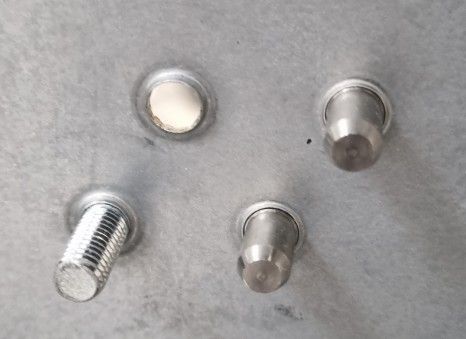
#> input picture app/src/main/assets/chassis_images/screws_test.jpg, 466 x 339 px
$ python -i variation_test_study.py   (imports and definitions only)
#> lines starting #> are read from the running program, lines starting #| are printed output that depends on the picture; after the words box and inside, x2 and y2 are one past the last pixel; in counts of white or black regions, pixels touching at a corner belong together
#> further down, picture is the input picture: shape (339, 466, 3); mean B, G, R 158.3, 158.7, 161.2
### python/hybrid_v2_study.py
"""
Where Hybrid v2/v3/v4 came from.

The shipped edge stage over-detects badly on two of the bundled photographs and is exactly
right on four others. Calibration counts were supplied for six assets:

    defected.jpg 4   head1.jpg 4   reference.jpg 4
    screws.jpg   5   stud1.jpg 4   zero.jpg      3

Measured against those, the shipped stack scores L1 = 49 — and all 49 of it is two images:

    defected 4  head1 9  reference 4  screws 5  stud1 48  zero 3

head1.jpg and stud1.jpg are the only two at the full 1280px working resolution, and they are
the two the adaptive bilateral step hands d=1 to. That step buckets Laplacian variance and
gives *less* smoothing to *lower* variance, so on a clean, sharply-focused, high-resolution
photograph it removes almost nothing and machining texture survives into the contour stage.
The adaptive step was firing backwards on precisely the images that needed it.

WHY THE GEOMETRY FILTER IS NOT TUNED HERE
-----------------------------------------
Only the edge stage moves. findFeatureBoxes is the scorer every method in EdgeMethodLab is
judged by, so tuning it would move the goalposts for all twelve at once and make the Edge Lab
comparison meaningless. A variant is a different edge map, nothing else.

WHAT "BETTER" MEANS
-------------------
Hitting six numbers is easy and proves little, so a candidate has to survive four tests:

  1. targets       L1 against the six calibration counts.
  2. photo drift   the same L1 under brightness, gamma, noise and JPEG variation. A config
                   that only works on these exact files is a coincidence.
  3. param drift   the same L1 after nudging each parameter one step. Low drift means the
                   config sits on a plateau, so it is a setting rather than a lucky point.
  4. stability     detector_ab_study's metric: disagreement between photographs the alignment
                   gate treats as interchangeable. This is what actually causes a false FAIL,
                   and it is measured over all bundled assets rather than the six.

Guards: total detections across all assets is reported alongside, because a method that
collapses detection to nothing scores wonderfully on six small targets and destroys the app;
and any config that drives an asset to zero detections is rejected outright.

RESULT
------
Eight configurations hit all six targets exactly. The three kept differ in mechanism, not
just in parameter value, and every one of them beats the shipped stack on stability:

  v2  bilateral 9,  Otsu x1.1, low 0.4     photo drift 0 - never moves off the counts
  v3  bilateral 5, gauss 7, Otsu x1.2      best combined rank; stability 0.18; cheapest
  v4  bilateral 7, L2 gradient, 3/9 morph  best stability of anything tested (0.13)
  v5  v3 + adaptiveThreshold mask          stability 0.16, least fragile per nudge, ~2x cost
  v6  bilateral 5, Otsu x1.1, L2, 5/9      best against real ground truth: 20/26 exact

GROUND TRUTH
------------
Round 4 replaced the six calibration counts with a count for every asset, made by eye from
contact sheets (see detection_ground_truth.py, and the three findings in its docstring).
Scored against all 26 reference-distance photographs, the ranking the proxies produced was
wrong in one important way: v4 was far ahead of v2, v3 and v5 all along.

                         desktop OpenCV 4.13         on-device OpenCV 4.14
                      exact  misses  extras         exact  misses  extras
    shipped            9/26      0     254          9/26      0     260
    v2                12/26      5      32         12/26      5      29
    v3                12/26      3      33         14/26      3      25
    v4                16/26      3      15         13/26      4      18
    v5                12/26      4      33         11/26      4      29
    v6                20/26      3      13         18/26      3      18

The on-device column was scraped from the Edge Lab running on an emulator (the app's OpenCV
is 4.14; the study runs 4.13 from pip). The two disagree by a count or two on several images —
the build gap is real — but the ordering survives it: v6 is the most accurate on both, and the
shipped stack never misses a fastener on either, it buries them.

v6 came from a 4,032-configuration search ranked on 2 x misses + extras, held to the six
supplied targets and forbidden from driving any image to zero detections. It beats v4 on 14 of
20 random half-splits of the set, so it is not a search artefact, and it is EXACT ON ALL
FOURTEEN STUD AND SCREW PHOTOGRAPHS. It pays for that with a narrower parameter plateau
(drift 17 against v4's 9) and worse group stability (0.18 against 0.13): v4 remains the pick
if agreement between interchangeable photographs matters more than absolute accuracy.

Three discriminators were added to that search and all three were inert or harmful — none
appears in any top-ranked configuration:
  * a connected-component solidity filter (area / convex hull area), meant to reject grime
    blobs that are not compact;
  * a morphological OPEN after the close, meant to remove thin fragments;
  * Canny bounds from a percentile of the Sobel gradient magnitude instead of Otsu on the
    intensity histogram.
The adaptive-threshold mask (v5) is also inert against ground truth; its earlier advantage
was on the proxies only.

The three misses no configuration recovers are all low-contrast heads barely darker than the
plate (head3.jpg x2, one.jpg x1). They are a limit of a global threshold, not a tuning gap.

ADAPTIVE THRESHOLDING
---------------------
Round 3 asked whether adaptive thresholding helps, in both senses of the phrase. Two answers,
and they point opposite ways:

  * Deriving Canny's bounds adaptively - Triangle, median- or mean-anchored auto-Canny, or
    Otsu computed per tile instead of globally - is WORSE. Tiled Otsu can reach photo drift 0,
    but every locally-adaptive derivation tried costs group stability badly (0.48-0.57 against
    v3's 0.18), because a threshold that tracks local content makes the count depend on what
    else is in the frame. That is exactly the disagreement between interchangeable photographs
    that causes a false FAIL. Triangle, median and mean also drive assets to zero detections.
  * cv2.adaptiveThreshold as a MASK over the Canny map is BETTER. It is a poor edge detector
    alone (199 candidates on stud1.jpg where the shipped stack finds 42), but as a mask it
    removes texture speckle without touching outlines. It improved every variant it was
    applied to on at least two of the three robustness tests. v5 is the best of those.

Round 1 searched 720 configurations over the preprocessing and threshold scale only, and found
8 exact. Round 2 added Canny's low/high ratio and the morphology kernels: 149 exact, and every
good one sits at low_ratio=0.4 rather than production's 0.5. The round-1 picks are kept in
ALSO_RAN so the improvement can be read rather than taken on trust.

Pinning the bilateral diameter also makes these cheaper than the stack they replace, because
choosing d adaptively costs a full-image CV_64F Laplacian probe on every photograph.

Run:  python python/hybrid_v2_study.py
Note: desktop OpenCV (4.13 from pip) against the app's 4.14.0 Android build, and desktop timings are not device
timings. The primitives used are stable across that gap; treat small numeric differences as
noise. This module reuses detector_ab_study's port of the Java detector rather than making a
second copy of it — the BASE config below is asserted to reproduce it on every asset.
"""

import itertools
import time

import cv2
import numpy as np

import detector_ab_study as D
import detection_ground_truth as GTRUTH

TARGETS = {"defected.jpg": 4, "head1.jpg": 4, "reference.jpg": 4,
           "screws.jpg": 5, "stud1.jpg": 4, "zero.jpg": 3}
NAMES = list(TARGETS)

# The shipped stack, expressed in the parameterisation below. Asserted equal to
# detector_ab_study.compute_edges() on every bundled asset by verify_base().
BASE = dict(glare="adaptive", glare_thresh=0.05, glare_k=75,
            clahe_clip=1.0, clahe_tiles=16,
            bilat="adaptive", bilat_sc=60, bilat_ss=20,
            median=5, gauss=5,
            high_scale=1.0, low_ratio=0.5, l2=False,
            dilate_k=5, close_k=7,
            # cv2.adaptiveThreshold used as a mask over the Canny map. mask_block <= 0 is off,
            # which is what the shipped stack and v2/v3/v4 use.
            mask_block=0, mask_c=2, mask_grow=5)

# The three ported to Java as EdgeMethodLab's Hybrid v2/v3/v4. Every one uses low_ratio=0.4:
# so does every other configuration that survived the wider search, which makes production's
# 0.5 the clearest single thing this study found wrong.
WINNERS = {
    "v2 bilat9 low0.4":     dict(bilat=9, median=5, gauss=5, high_scale=1.1, low_ratio=0.4,
                                 l2=False, dilate_k=5, close_k=7),
    "v3 gauss7 otsu1.2":    dict(bilat=5, median=5, gauss=7, high_scale=1.2, low_ratio=0.4,
                                 l2=False, dilate_k=5, close_k=7),
    "v4 L2 light-morph":    dict(bilat=7, median=5, gauss=5, high_scale=1.0, low_ratio=0.4,
                                 l2=True, dilate_k=3, close_k=9),
    "v5 v3 + adaptive mask": dict(bilat=5, median=5, gauss=7, high_scale=1.2, low_ratio=0.4,
                                  l2=False, dilate_k=5, close_k=7,
                                  mask_block=61, mask_c=2, mask_grow=5),
    "v6 L2 accuracy":       dict(bilat=5, median=5, gauss=5, high_scale=1.1, low_ratio=0.4,
                                 l2=True, dilate_k=5, close_k=9),
}
# The first-round picks, kept so the improvement is visible rather than asserted. All three
# are exact on the six targets too; they were beaten once low_ratio entered the search.
ALSO_RAN = {
    "(v2 round 1) bilat7 med9":  dict(bilat=7, median=9, gauss=5, high_scale=1.2, l2=False),
    "(v3 round 1) bilat9":       dict(bilat=9, median=5, gauss=5, high_scale=1.0, l2=False),
    "(v4 round 1) bilat5 L2":    dict(bilat=5, median=5, gauss=5, high_scale=1.0, l2=True),
}


def cfg(**kw):
    p = dict(BASE)
    p.update(kw)
    return p


# [51 lines left out: function edges_for, not called in this run]


_CACHE = {}


# [4 lines left out: function image, not called in this run]


def count(img, p):
    return len(D.find_feature_boxes(edges_for(img, p))[0])


def l1(p, images=None):
    images = images or {n: image(n) for n in NAMES}
    return sum(abs(count(images[n], p) - TARGETS[n]) for n in NAMES if images.get(n) is not None)


def assets():
    return sorted(p.name for p in D.ASSETS.glob("*")
                  if p.suffix.lower() in (".jpg", ".jpeg", ".png", ".webp", ".bmp"))


# ─────────────────────────────────────────────
# 0. Fidelity — the parameterisation must BE the shipped pipeline at BASE
# ─────────────────────────────────────────────
# [26 lines left out: functions verify_base, report_targets, not called in this run]


# ─────────────────────────────────────────────
# 2. Photographic variation
# ─────────────────────────────────────────────
def _bright(img, f):
    return np.clip(img.astype(np.float32) * f, 0, 255).astype(np.uint8)


def _gamma(img, g):
    lut = np.array([((i / 255.0) ** g) * 255 for i in range(256)], dtype=np.uint8)
    return cv2.LUT(img, lut)


def _noise(img, s):
    rng = np.random.default_rng(11)
    return np.clip(img.astype(np.float32) + rng.normal(0, s, img.shape), 0, 255).astype(np.uint8)


def _jpeg(img, q):
    _, buf = cv2.imencode(".jpg", img, [cv2.IMWRITE_JPEG_QUALITY, q])
    return cv2.imdecode(buf, cv2.IMREAD_COLOR)


VARIANTS = [
    ("dim -15%", lambda i: _bright(i, 0.85)),
    ("bright +15%", lambda i: _bright(i, 1.15)),
    ("gamma 0.9", lambda i: _gamma(i, 0.9)),
    ("gamma 1.1", lambda i: _gamma(i, 1.1)),
    ("noise s=3", lambda i: _noise(i, 3)),
    ("noise s=6", lambda i: _noise(i, 6)),
    ("jpeg q70", lambda i: _jpeg(i, 70)),
]


# [10 lines left out: function photo_drift, not called in this run]


# ─────────────────────────────────────────────
# 3. Parameter neighbourhood
# ─────────────────────────────────────────────
PERTURB = [
    ("bilat -2", lambda k: dict(k, bilat=max(1, k["bilat"] - 2))),
    ("bilat +2", lambda k: dict(k, bilat=k["bilat"] + 2)),
    ("median -2", lambda k: dict(k, median=max(3, k["median"] - 2))),
    ("median +2", lambda k: dict(k, median=k["median"] + 2)),
    ("gauss +2", lambda k: dict(k, gauss=k["gauss"] + 2)),
    ("otsu -0.1", lambda k: dict(k, high_scale=k["high_scale"] - 0.1)),
    ("otsu +0.1", lambda k: dict(k, high_scale=k["high_scale"] + 0.1)),
    ("low_ratio 0.4", lambda k: dict(k, low_ratio=0.4)),
    ("low_ratio 0.6", lambda k: dict(k, low_ratio=0.6)),
    ("clahe 0.5", lambda k: dict(k, clahe_clip=0.5)),
    ("dilate 3", lambda k: dict(k, dilate_k=3)),
    ("close 9", lambda k: dict(k, close_k=9)),
]


# [120 lines left out: functions param_drift, stability_and_cost, search, edge_cost, ground_truth, main, not called in this run]


# [2 lines that do not run on import are left out]

### python/variation_test_study.py
"""
Does an edge method carry a reference through lighting changes and catch a defect?

Mirrors the app end to end for one fixed edge method at a time, on a folder of test photos
named "<config> <variant>.jpg":

  1. Reference setup. The method's boxes on "<config> normal.jpg" are labelled the way an
     operator would: a box over a known feature (FEATURES below) gets its type, anything else
     is left unnamed and so excluded. The part's library is built from those crops alone, as
     ReferenceSetupFragment does (a new part's library starts empty).
  2. Inspection. Each other photo is run through the same method; every box is cropped from
     the full-resolution photo with the app's padding, embedded with the shipped DINOv2-S
     encoder, and classified against that library with the app's default thresholds (0.74
     similarity, 0.02 margin). Unknowns are skipped, as the verdict does.
  3. Verdict. PASS when every type's count matches the reference's, FAIL otherwise — the
     count half of ResultsFragment.verdictFor. The positional check is not modelled.

A lighting variant should PASS and "defected" should FAIL. Photos named only for an angle
(left, right, bot, front) are reported apart: framing was not what this set was for.

All eighteen Edge Lab methods are here. Hybrid v1 to v10 run on the chassis-masked photo
unless --no-mask is given; v11 to v18 always run on the photo as taken, as the app runs them.
v11 to v18 are ports of EdgeMethodLab's Java (claheBilateralCanny, dropOversize, grayWorld,
gaussianFlat, medianFlat, roundRegions, houghDiscs), so a result here should match the
Edge Lab card up to OpenCV version differences.

    python python/variation_test_study.py "D:/path/to/Test photos"
    python python/variation_test_study.py "D:/path/to/Test photos" --methods v6 v11
"""
import argparse
import glob
import os
import sys
from pathlib import Path

import cv2
import numpy as np
import onnxruntime as ort

sys.path.insert(0, os.path.dirname(os.path.abspath(__file__)))
import detector_ab_study as D  # noqa: E402
import hybrid_v2_study as HV  # noqa: E402
import adaptive_preprocessing_study as A  # noqa: E402
from small_feature_rung_study import masked  # noqa: E402

MODEL = Path(__file__).resolve().parent.parent / "app/src/main/assets/models/feature_encoder.onnx"
SIMILARITY_THRESHOLD = 0.74
MARGIN_THRESHOLD = 0.02
CROP_PADDING_RATIO = 0.15
MIN_CROP_PADDING = 2

# Where each configuration's hardware sits in its "normal" photo, as fractions (x, y), by
# type. Read off the photographs; the operator labels these and leaves anything else unnamed.
FEATURES = {
    "3 holes": [("threaded_hole", 0.19, 0.18), ("bolt_head", 0.22, 0.41),
                ("bolt_head", 0.22, 0.91)],
    "3 thread holes": [("threaded_hole", 0.56, 0.17), ("threaded_hole", 0.16, 0.44),
                       ("threaded_hole", 0.16, 0.86)],
    "4 screws": [("screw", 0.47, 0.42), ("screw", 0.38, 0.65),
                 ("stud", 0.67, 0.38), ("stud", 0.58, 0.60)],
}
LIGHTS = ("white", "warm", "yellow")


# [4 lines left out: function canny_otsu, not called in this run]


def clahe_bilateral_canny(img):
    g = cv2.cvtColor(img, cv2.COLOR_BGR2GRAY)
    eq = cv2.createCLAHE(1.0, (16, 16)).apply(g)
    f = cv2.bilateralFilter(eq, 5, 60, 20)
    hi, _ = cv2.threshold(f, 0, 255, cv2.THRESH_BINARY | cv2.THRESH_OTSU)
#> hi = 158
    return cv2.Canny(f, hi * 0.5, hi)
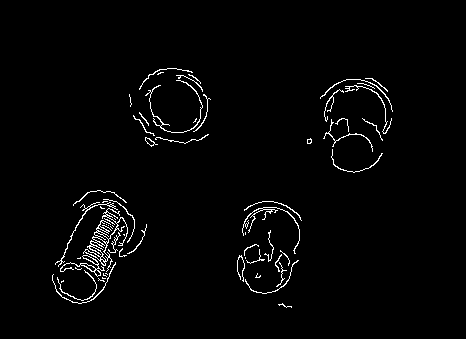
#> returned value: shape (339, 466); 2.1% white in thin lines or dots, all inside (x1, y1, x2, y2) = (52, 68, 393, 308)


# ── Hybrid v11 to v18's building blocks, mirroring EdgeMethodLab's ────────────────────────
OVERSIZE_FRACTION = 0.15
V3 = HV.cfg(**HV.WINNERS["v3 gauss7 otsu1.2"])
V4 = HV.cfg(**HV.WINNERS["v4 L2 light-morph"])


def gray_of(img):
    return cv2.cvtColor(img, cv2.COLOR_BGR2GRAY)


def bgr_of(gray):
    return cv2.cvtColor(gray, cv2.COLOR_GRAY2BGR)


# [41 lines left out: functions clahe_bilateral_canny_k, drop_oversize, gray_world, divide_by, not called in this run]


def gaussian_flat(g, sigma_fraction):
    bg = cv2.GaussianBlur(g.astype(np.float32), (0, 0), max(g.shape[:2]) * sigma_fraction)
    return divide_by(g, bg)


# [39 lines left out: functions median_flat, round_regions, hough_discs, not called in this run]


# The app's eighteen, under their Hybrid names. Each takes a working image and returns a map.
# v1 to v10 get the masked image (unless --no-mask); v11 to v18 always run on the photo as
# taken, as the app runs them (ChassisMask.unmaskedOr).
METHODS = {
    "v1": lambda im: HV.edges_for(im, HV.cfg()),
    "v2": lambda im: HV.edges_for(im, HV.cfg(**HV.WINNERS["v2 bilat9 low0.4"])),
    "v3": lambda im: HV.edges_for(im, HV.cfg(**HV.WINNERS["v3 gauss7 otsu1.2"])),
    "v4": lambda im: HV.edges_for(im, HV.cfg(**HV.WINNERS["v4 L2 light-morph"])),
    "v5": lambda im: HV.edges_for(im, HV.cfg(**HV.WINNERS["v5 v3 + adaptive mask"])),
    "v6": lambda im: HV.edges_for(im, HV.cfg(**A.LADDER["medium"])),
    "v7": lambda im: HV.edges_for(im, HV.cfg(**A.LADDER["light"])),
    "v8": lambda im: HV.edges_for(im, HV.cfg(**A.LADDER["strong"])),
    "v9": clahe_bilateral_canny,
    "v10": canny_otsu,
    "v11": lambda im: drop_oversize(clahe_bilateral_canny_k(gray_of(im), 1.3)),
    "v12": lambda im: drop_oversize(HV.edges_for(im, V4)),
    "v13": lambda im: drop_oversize(HV.edges_for(gray_world(im), V4)),
    "v14": lambda im: clahe_bilateral_canny_k(gray_of(im), 1.0, gauss_k=5, dilate_k=3, close_k=5),
    "v15": lambda im: HV.edges_for(bgr_of(median_flat(gray_of(im), 0.06)), V3),
    "v16": lambda im: drop_oversize(HV.edges_for(
        bgr_of(gaussian_flat(gray_of(gray_world(im)), 0.03)), V4)),
    "v17": lambda im: round_regions(gray_of(im)),
    "v18": lambda im: cv2.bitwise_or(drop_oversize(HV.edges_for(im, V4)), hough_discs(gray_of(im))),
}
UNMASKED = {f"v{i}" for i in range(11, 19)}


class Encoder:
    """The shipped encoder, fed exactly as FeatureEmbedder feeds it."""
    MEAN = np.array([0.485, 0.456, 0.406], np.float32)
    STD = np.array([0.229, 0.224, 0.225], np.float32)

    def __init__(self):
        self.sess = ort.InferenceSession(str(MODEL), providers=["CPUExecutionProvider"])
        self.inp = self.sess.get_inputs()[0].name

    # [10 lines left out: function embed, not called in this run]


class Photo:
    # [134 lines left out: functions __init__, crop, classify, counts, run, report and 1 more, not called in this run]


# [2 lines not run here, left out]

>>> import cv2
>>> picture = cv2.imread('../app/src/main/assets/chassis_images/screws_test.jpg')
>>> result = clahe_bilateral_canny(picture)

$ run again, on app/src/main/assets/chassis_images/c_perfect.jpg
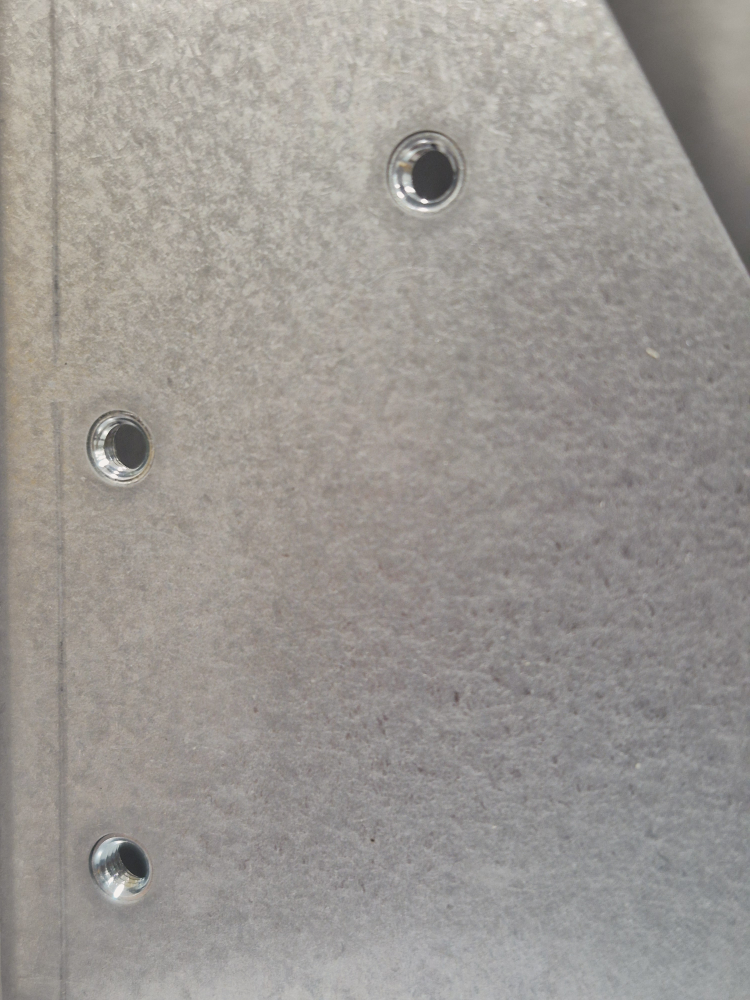
#> input picture app/src/main/assets/chassis_images/c_perfect.jpg, 3000 x 4000 px (shown at 1/4 size)
#> picture is the input picture: shape (4000, 3000, 3); mean B, G, R 147, 151.5, 155.7
#> in clahe_bilateral_canny, `eq = cv2.createCLAHE(1.0, (16, 16)).apply(g)`:
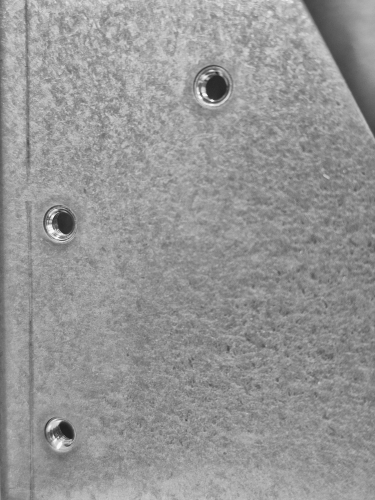
#> eq: shape (4000, 3000) (shown at 1/8 size); min 17, max 251, mean 149.4
#> hi = 148
#> in clahe_bilateral_canny, `return cv2.Canny(f, hi * 0.5, hi)`:
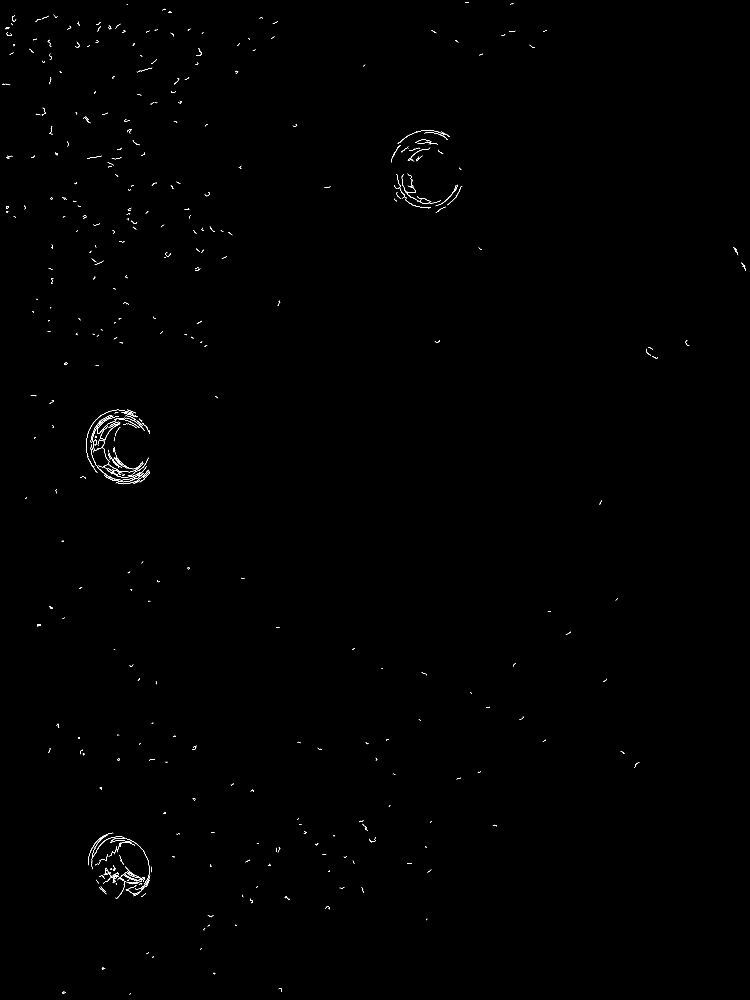
#> returned value: shape (4000, 3000) (shown at 1/4 size); 0.15% white in thin lines or dots
